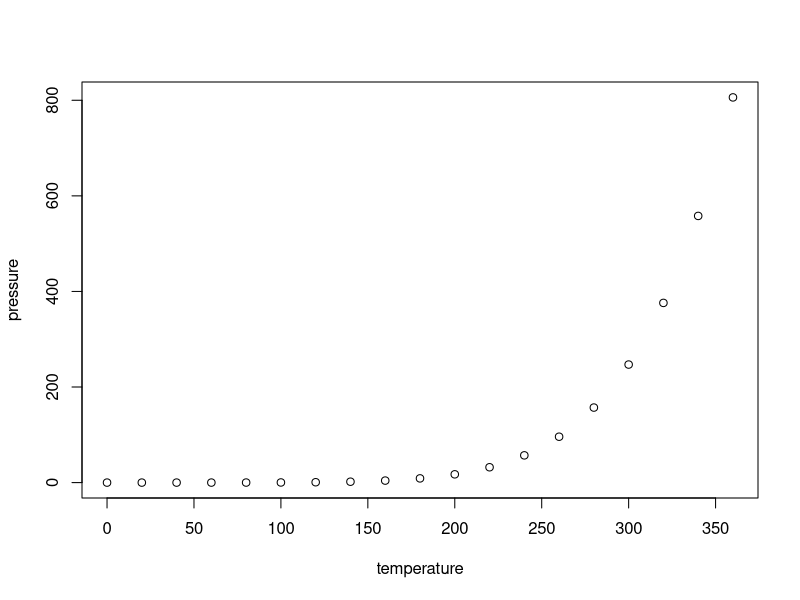
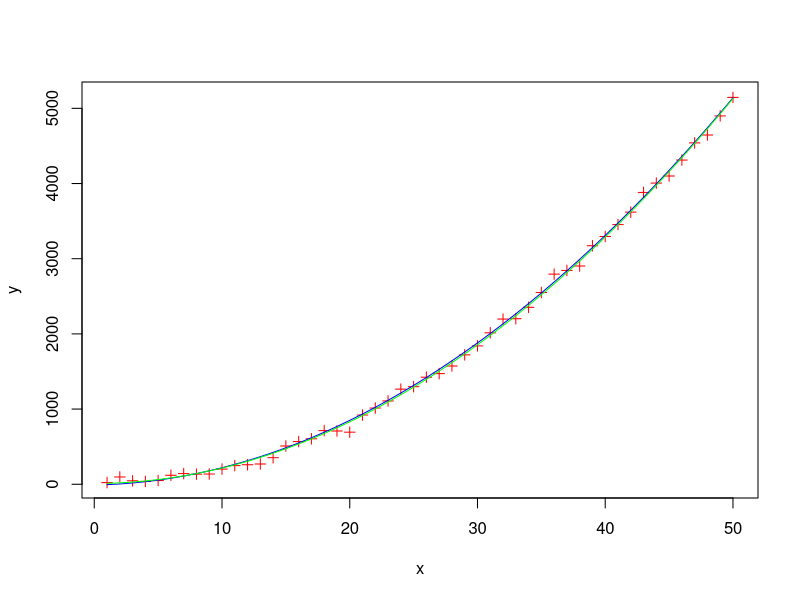

Here is the R script that generated these plots, in order:
## ---- chunk 1
knitr::opts_chunk$set(echo = TRUE)
## ---- chunk 2
summary(cars)
## ---- chunk 3
plot(pressure)
## ---- chunk 4
f <- function(x) {
  2 * x^2 + 3 * x - 10
}

n <- 50
x <- 1:n
y <- f(x) + rnorm(n, sd = n)
df <- data.frame(x = x, y = y)
model <- lm(y ~ x + I(x^2), df)

summary(model)
## ---- chunk 5
f_hat <- function(x) {
  model$co[3] * x^2 + model$co[2] * x + model$co[1]
}

plot(df, pch = 3, col = "red")
lines(1:n, f(1:n), col = "blue")
lines(1:n, f_hat(1:n), col = "green")
